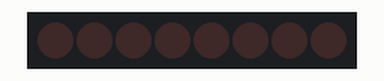
A sketch run on a simulated Arduino Uno, built with avr-gcc and run on an emulated ATmega328P. On the bench: 8 shift-register outputs drawn as a row of LEDs (first output left, lit = HIGH). Wiring (inferred from the names in the program): shift register (74HC595): data pin 12; shift clock pin 9; latch pin 11. Wiring (inferred from the signals the program sends): row of LEDs: on Q0, Q1, Q2, Q3, Q4, Q5, Q6, Q7.

Above: at 0.15 s.
At 1.42 s:
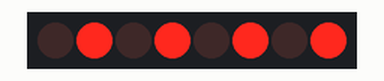
At 2.77 s:
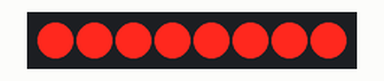
Timing chart, 0 to 3.1 s (numbered marks = the images above):
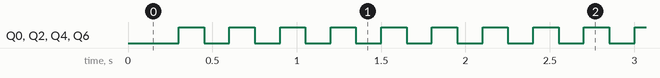

Measured:
- by itself, Q0, Q2, Q4, Q6: alternates HIGH for 0.15 s and LOW for 0.15 s

The sketch:

Wednesday_ShiftRegister.ino
```cpp
//Define all critical pins that work with data
int latchPin=11;
int clockPin=9;
int dataPin=12;
//Set HEX number - This will turn all LEDs high
byte LED2=0xFF;
byte LEDS=0B001010101;
int dt=150;


void setup() {
  // Define pinModes
  pinMode(latchPin, OUTPUT);
  pinMode(clockPin, OUTPUT); //Simple command for the conversion
  pinMode(dataPin, OUTPUT);
}

void loop() {
  // put your main code here, to run repeatedly:
  //In order to send data, latchpin must be off (to accept)
  digitalWrite(latchPin, LOW);
  shiftOut(dataPin, clockPin, LSBFIRST, LEDS); //Define order (least significant bit first or last?)
  delay(dt);
  digitalWrite(latchPin, HIGH);
  //Now we can shift between two binary indications
  digitalWrite(latchPin, LOW);
  shiftOut(dataPin, clockPin, LSBFIRST, LED2);
  delay(dt);
  //NOw that data has been sent, we need to close that line of communication
  digitalWrite(latchPin, HIGH);

}
```
